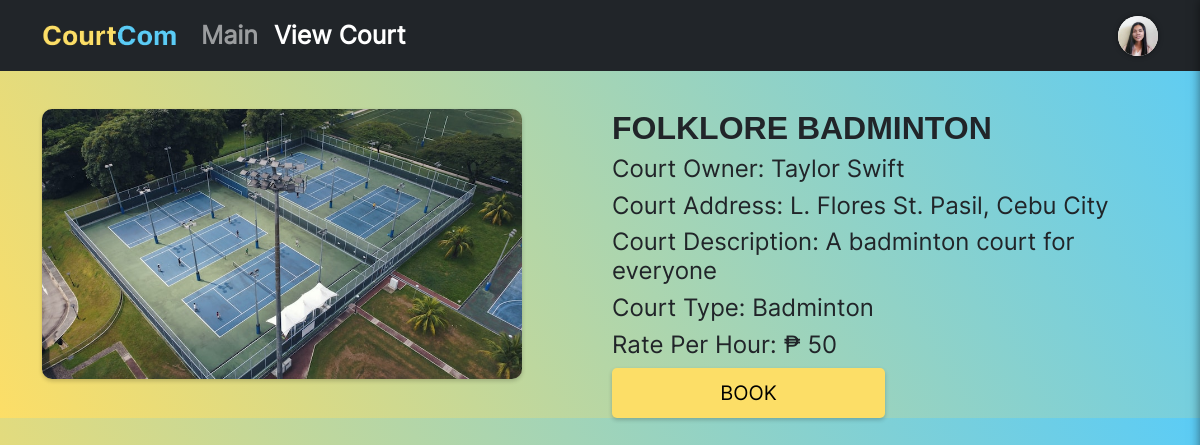
Screenshot of /view-court?id=7 (signed in) with the database file from the repository.
### tables this page shows
CREATE TABLE `court` (
  `court_ID` int(6) NOT NULL,
  `user_ID` int(6) NOT NULL,
  `court_name` varchar(50) NOT NULL,
  `court_image` varchar(100) NOT NULL,
  `court_address` varchar(50) NOT NULL,
  `court_desc` varchar(300) NOT NULL,
  `court_type` varchar(50) NOT NULL,
  `rph` double NOT NULL,
  `Availability` varchar(50) NOT NULL
);

CREATE TABLE `users` (
  `user_id` int(6) NOT NULL,
  `fname` varchar(30) NOT NULL,
  `lname` varchar(30) NOT NULL,
  `user_pic` varchar(300) NOT NULL,
  `usertype` varchar(30) NOT NULL,
  `email` varchar(50) NOT NULL,
  `pnumber` varchar(11) NOT NULL,
  `password` varchar(50) NOT NULL
);

### view-court.php (the view, shortened to what this page needs)
<?php
    include "userdb.php";
    $court_id = mysqli_real_escape_string($conn, $_GET['id']);
    $query = "SELECT court.court_image, court.court_name, users.fname, users.lname, court.court_address, court.court_desc, court.court_type, court.rph, court.Availability FROM court JOIN users ON court.user_ID = users.user_id WHERE court_id = '$court_id'";
    $result = mysqli_query($conn, $query);
    if ($result && mysqli_num_rows($result) > 0) {
        $row = mysqli_fetch_assoc($result);
    }
?>
<!DOCTYPE html>
<html lang="en">
<head>
    <link rel="stylesheet" type="text/css" href="static/bootstrap/bootstrap-5.0.2-dist/css/bootstrap.min.css">
    <link rel="stylesheet" type="text/css" href="https://cdnjs.cloudflare.com/ajax/libs/font-awesome/4.7.0/css/font-awesome.min.css">
    <link rel="stylesheet" type="text/css" href="static/css/view-court.css">
</head>
<body class="bg-container">
		<nav class="navbar navbar-expand-lg navbar-dark bg-dark">
			<div class="container-xl">
				<a class="navbar-brand" href="dashboard"><img src="static/images/CourtCom_Logo_more_stroke.png" width="135"></a>
				<div class="collapse navbar-collapse" id="navbarsExample07XL">
				<ul class="navbar-nav me-auto mb-2 mb-lg-0">
					<li class="nav-item active">
					<a class="nav-link" href="dashboard">Main</a>
					</li>
					<li class="nav-item">
					<a class="nav-link active" aria-current="page" href="#">View Court</a>
					</li>
				</ul>
				<div class="profile-icon" onclick="toggleSideMenu()">
                    <img src="<?php echo $_SESSION["user_pic"]; ?>" width="20">
				</div>
				</div>
			</div>
		</nav>
    <br>
            <div class="container">
                <div class= "row">
                    <div class="col-md-6">
                        <img src="<?php echo $row['court_image']; ?>" class='card-img-top crop-img shaonimg' alt="<?php echo $row['court_name']; ?>">
                    </div>
                    <div class="col-md-6">
                        <h2><?php echo strtoupper($row['court_name']); ?></h2>
                        <h4> Court Owner: <?php echo $row['fname'] . " " . $row['lname']; ?></h4>
                        <h4>Court Address: <?php echo $row['court_address']; ?></h4>
                        <h4>Court Description: <?php echo $row['court_desc']; ?></h4>
                        <h4>Court Type: <?php echo $row['court_type']; ?></h4>
                        <h4>Rate Per Hour: &#8369; <?php echo $row['rph']; ?> </h4>
                        <button onclick="location.href='book-court?id=<?php echo $court_id; ?>'"> BOOK </button>
                    </div>
                </div>
            </div>
</body>
</html>

### static/css/view-court.css (style rules this page uses)
body { font-family: Inter; font-weight: bold; font-size: 25px; }
.navbar { position: sticky; top: 0; z-index: 9999; }
h2 { font-family: Arial; font-weight: bold; }
.crop-img { border-radius: 10px; object-fit: cover; width: 480px; height: 270px; }
.shaonimg { box-shadow: 0 2px 4px 0 rgba(0, 0, 0, 0.2); }
.bg-container { background-color: #fff; height: 100%; width: 100%; background-image: linear-gradient(60deg, #fcde67, #5BCCF6); background-size: 100% 100%; }
.profile-icon { display: flex; justify-content: center; align-items: center; width: 40px; height: 40px; background-color: #fff; border-radius: 50%; box-shadow: 0 0 5px rgba(0, 0, 0, 0.5); cursor: pointer; }
.profile-icon img { object-fit: cover; width: 40px; height: 40px; border-radius: 50%; }
button { background-color: #fcde67; color: #000; padding: 10px 20px; border: none; border-radius: 5px; cursor: pointer; font-size: 20px; width: 50%; box-shadow: 0 2px 4px 0 rgba(0, 0, 0, 0.2); }

### rows the page displays
court: court_image+court_name (picture), court_name "FOLKLORE BADMINTON", user_ID.fname "Taylor", user_ID.lname "Swift", court_address "L. Flores St. Pasil, Cebu City", court_desc "A badminton court for everyone", court_type "Badminton", rph "50"
